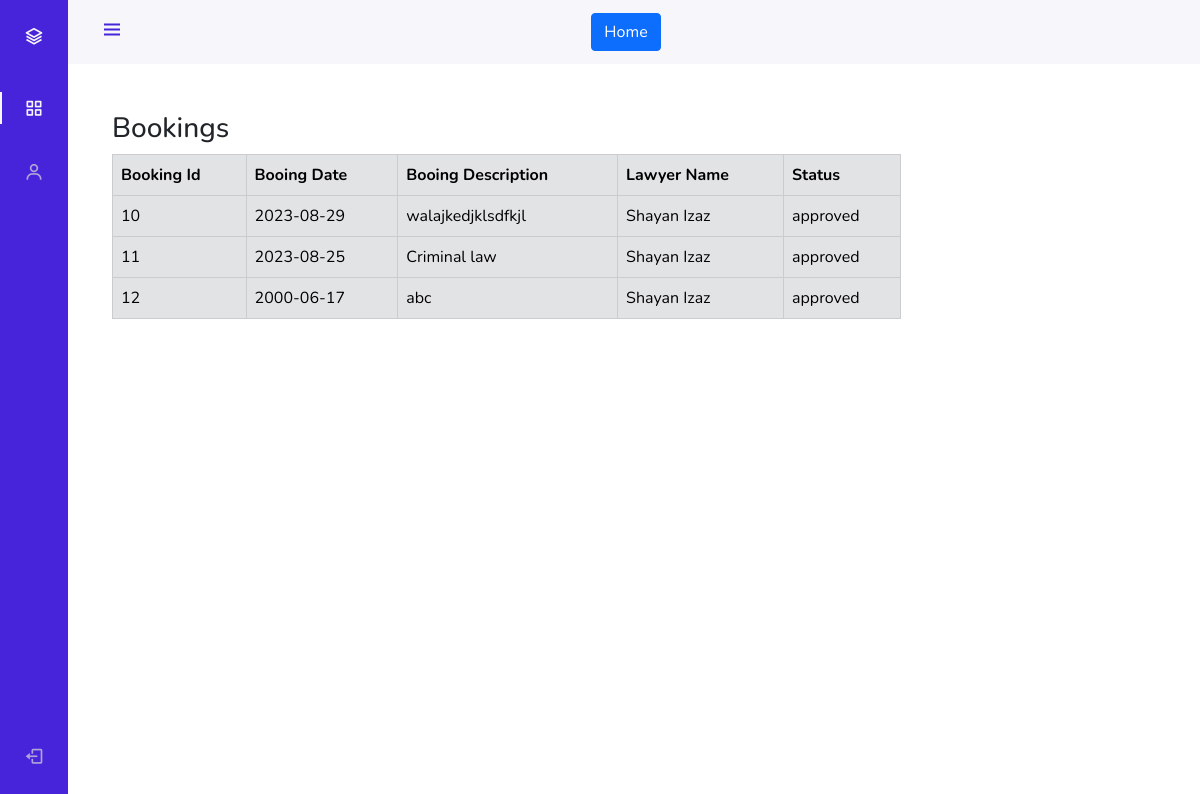
Screenshot of /User-Dashboard/booking.php (signed in) with the database file from the repository.
### tables this page shows
CREATE TABLE `booking` (
  `booking_id` int(11) NOT NULL,
  `booking_date` varchar(111) NOT NULL,
  `booking_description` varchar(555) NOT NULL,
  `client_id` int(11) NOT NULL,
  `lawyer_id` int(11) NOT NULL,
  `status` enum('pending','approved','declined') DEFAULT 'pending'
);

CREATE TABLE `lawyers` (
  `lawyer_id` int(11) NOT NULL,
  `lawyer_name` varchar(111) NOT NULL,
  `lawyer_email` varchar(111) NOT NULL,
  `lawyer_phone` varchar(13) NOT NULL,
  `laywer_password` varchar(222) NOT NULL,
  `lawyer_specialty` int(11) NOT NULL,
  `lawyer_city` int(11) NOT NULL,
  `lawyer_image` varchar(111) NOT NULL,
  `role` varchar(111) NOT NULL
);

### User-Dashboard/booking.php (the view, shortened to what this page needs)
<?php
if ($_SESSION['login'] == TRUE and  $_SESSION['client_role'] == 'user') {
?>
    <!DOCTYPE html>
    <html lang="en">
    <head>
    </head>
    <body>
        <?php
        include "header.php";
        ?>
        <div class="container-fluid">
            <div class="row">
                <div class="col-md-9 pt-5">
                    <h3>Bookings</h3>
                    <?php
                    if($_SESSION['client_role'] == 'user'){
                        $sql = "SELECT * FROM booking
                        -- LEFT JOIN client ON booking.client_id = client.client_name
                        LEFT JOIN lawyers ON booking.lawyer_id = lawyers.lawyer_id
                        WHERE client_id = {$_SESSION['client_id']} ";
                    }
                    $query = mysqli_query($conn, $sql);
                    if (mysqli_num_rows($query) > 0) {
                    ?>
                        <table class="table table-secondary table-bordered">
                            <thead>
                                <tr>
                                    <th>Booking Id</th>
                                    <th>Booing Date</th>
                                    <th>Booing Description</th>
                                    <th>Lawyer Name</th>
                                    <th>Status</th>
                                </tr>
                            </thead>
                            <?php
                            while ($row = mysqli_fetch_assoc($query)) {
                            ?>
                                <tbody>
                                    <tr>
                                        <td><?php echo $row['booking_id'] ?></td>
                                        <td><?php echo $row['booking_date'] ?></td>
                                        <td><?php echo $row['booking_description'] ?></td>
                                        <td><?php echo $row['lawyer_name'] ?></td>
                                        <td><?php echo $row['status'] ?></td>
                                    </tr>
                                </tbody>
                            <?php } ?>
                        </table>
                    <?php } ?>
                </div>
            </div>
        </div>
    </body>
    </html>
<?php
} else {
    header("Location: ../login.php");
}
?>

### User-Dashboard/dashboard.css (style rules this page uses)
:root { --header-height: 3rem;--nav-width: 68px;--first-color: #4723D9;--first-color-light: #AFA5D9;--white-color: #F7F6FB;--body-font: 'Nunito', sans-serif;--normal-font-size: 1rem;--z-fixed: 100 }
*,::before,::after { box-sizing: border-box }
body { position: relative;margin: var(--header-height) 0 0 0;padding: 0 1rem;font-family: var(--body-font);font-size: var(--normal-font-size);transition: .5s }
@media screen and (min-width: 768px) { body { margin: calc(var(--header-height) + 1rem) 0 0 0;padding-left: calc(var(--nav-width) + 2rem) } }

### rows the page displays
booking: booking_id "10", booking_date "2023-08-29", booking_description "walajkedjklsdfkjl", lawyer.lawyer_name "Shayan Izaz", status "approved"
booking: booking_id "11", booking_date "2023-08-25", booking_description "Criminal law", lawyer.lawyer_name "Shayan Izaz", status "approved"
booking: booking_id "12", booking_date "2000-06-17", booking_description "abc", lawyer.lawyer_name "Shayan Izaz", status "approved"
